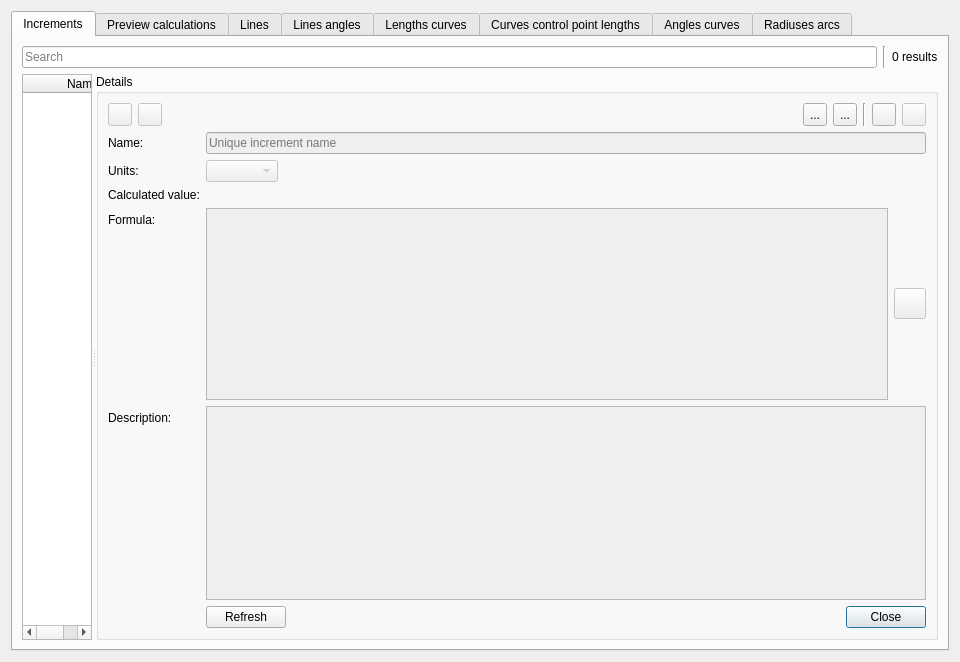
<?xml version="1.0" encoding="UTF-8"?>
<ui version="4.0">
 <class>DialogIncrements</class>
 <widget class="QDialog" name="DialogIncrements">
  <property name="geometry">
   <rect>
    <x>0</x>
    <y>0</y>
    <width>960</width>
    <height>576</height>
   </rect>
  </property>
  <property name="minimumSize">
   <size>
    <width>800</width>
    <height>0</height>
   </size>
  </property>
  <property name="windowTitle">
   <string>Tables of Variables</string>
  </property>
  <property name="windowIcon">
   <iconset resource="../../../libs/vmisc/share/resources/icon.qrc">
    <normaloff>:/icon/64x64/icon64x64.png</normaloff>:/icon/64x64/icon64x64.png</iconset>
  </property>
  <property name="locale">
   <locale language="English" country="UnitedStates"/>
  </property>
  <layout class="QVBoxLayout" name="verticalLayout">
   <item>
    <widget class="QTabWidget" name="tabWidget">
     <property name="sizePolicy">
      <sizepolicy hsizetype="Expanding" vsizetype="Expanding">
       <horstretch>1</horstretch>
       <verstretch>0</verstretch>
      </sizepolicy>
     </property>
     <property name="tabPosition">
      <enum>QTabWidget::TabPosition::North</enum>
     </property>
     <property name="currentIndex">
      <number>0</number>
     </property>
     <widget class="QWidget" name="tabIncrements">
      <attribute name="title">
       <string>Increments</string>
      </attribute>
      <attribute name="toolTip">
       <string>Increments</string>
      </attribute>
      <layout class="QVBoxLayout" name="verticalLayout_4">
       <item>
        <layout class="QHBoxLayout" name="horizontalLayout_4">
         <item>
          <widget class="QLineEdit" name="lineEditFind">
           <property name="enabled">
            <bool>true</bool>
           </property>
           <property name="placeholderText">
            <string>Search</string>
           </property>
          </widget>
         </item>
         <item>
          <widget class="Line" name="line_3">
           <property name="orientation">
            <enum>Qt::Orientation::Vertical</enum>
           </property>
          </widget>
         </item>
         <item>
          <widget class="QLabel" name="labelResults">
           <property name="text">
            <string>0 results</string>
           </property>
          </widget>
         </item>
        </layout>
       </item>
       <item>
        <widget class="QSplitter" name="splitter">
         <property name="sizePolicy">
          <sizepolicy hsizetype="Expanding" vsizetype="Expanding">
           <horstretch>0</horstretch>
           <verstretch>1</verstretch>
          </sizepolicy>
         </property>
         <property name="orientation">
          <enum>Qt::Orientation::Horizontal</enum>
         </property>
         <property name="childrenCollapsible">
          <bool>false</bool>
         </property>
         <widget class="QTableWidget" name="tableWidgetIncrement">
          <property name="sizePolicy">
           <sizepolicy hsizetype="Expanding" vsizetype="Expanding">
            <horstretch>0</horstretch>
            <verstretch>8</verstretch>
           </sizepolicy>
          </property>
          <property name="minimumSize">
           <size>
            <width>0</width>
            <height>150</height>
           </size>
          </property>
          <property name="alternatingRowColors">
           <bool>true</bool>
          </property>
          <property name="selectionMode">
           <enum>QAbstractItemView::SelectionMode::SingleSelection</enum>
          </property>
          <property name="selectionBehavior">
           <enum>QAbstractItemView::SelectionBehavior::SelectRows</enum>
          </property>
          <property name="sortingEnabled">
           <bool>false</bool>
          </property>
          <property name="wordWrap">
           <bool>true</bool>
          </property>
          <attribute name="horizontalHeaderCascadingSectionResizes">
           <bool>false</bool>
          </attribute>
          <attribute name="horizontalHeaderMinimumSectionSize">
           <number>70</number>
          </attribute>
          <attribute name="horizontalHeaderDefaultSectionSize">
           <number>120</number>
          </attribute>
          <attribute name="horizontalHeaderShowSortIndicator" stdset="0">
           <bool>false</bool>
          </attribute>
          <attribute name="horizontalHeaderStretchLastSection">
           <bool>true</bool>
          </attribute>
          <attribute name="verticalHeaderVisible">
           <bool>false</bool>
          </attribute>
          <attribute name="verticalHeaderCascadingSectionResizes">
           <bool>false</bool>
          </attribute>
          <attribute name="verticalHeaderMinimumSectionSize">
           <number>8</number>
          </attribute>
          <attribute name="verticalHeaderDefaultSectionSize">
           <number>25</number>
          </attribute>
          <attribute name="verticalHeaderStretchLastSection">
           <bool>false</bool>
          </attribute>
          <column>
           <property name="text">
            <string>Name</string>
           </property>
          </column>
          <column>
           <property name="text">
            <string>The calculated value</string>
           </property>
          </column>
          <column>
           <property name="text">
            <string>Formula</string>
           </property>
          </column>
         </widget>
         <widget class="QGroupBox" name="groupBoxDetails">
          <property name="sizePolicy">
           <sizepolicy hsizetype="Preferred" vsizetype="Minimum">
            <horstretch>0</horstretch>
            <verstretch>4</verstretch>
           </sizepolicy>
          </property>
          <property name="toolTip">
           <string>Details</string>
          </property>
          <property name="title">
           <string>Details</string>
          </property>
          <layout class="QFormLayout" name="formLayout">
           <property name="fieldGrowthPolicy">
            <enum>QFormLayout::FieldGrowthPolicy::ExpandingFieldsGrow</enum>
           </property>
           <item row="0" column="0">
            <layout class="QHBoxLayout" name="horizontalLayout">
             <item alignment="Qt::AlignmentFlag::AlignLeft">
              <widget class="QToolButton" name="toolButtonUp">
               <property name="enabled">
                <bool>false</bool>
               </property>
               <property name="toolTip">
                <string>Move measurement up</string>
               </property>
               <property name="text">
                <string notr="true"/>
               </property>
              </widget>
             </item>
             <item alignment="Qt::AlignmentFlag::AlignLeft">
              <widget class="QToolButton" name="toolButtonDown">
               <property name="enabled">
                <bool>false</bool>
               </property>
               <property name="toolTip">
                <string>Move measurement down</string>
               </property>
               <property name="text">
                <string notr="true"/>
               </property>
              </widget>
             </item>
             <item>
              <spacer name="horizontalSpacer_2">
               <property name="orientation">
                <enum>Qt::Orientation::Horizontal</enum>
               </property>
               <property name="sizeHint" stdset="0">
                <size>
                 <width>5000</width>
                 <height>20</height>
                </size>
               </property>
              </spacer>
             </item>
            </layout>
           </item>
           <item row="0" column="1">
            <layout class="QHBoxLayout" name="horizontalLayout_3">
             <property name="spacing">
              <number>6</number>
             </property>
             <item>
              <spacer name="horizontalSpacer">
               <property name="orientation">
                <enum>Qt::Orientation::Horizontal</enum>
               </property>
               <property name="sizeHint" stdset="0">
                <size>
                 <width>5000</width>
                 <height>20</height>
                </size>
               </property>
              </spacer>
             </item>
             <item>
              <widget class="QToolButton" name="toolButtonExportIncrementsCSV">
               <property name="maximumSize">
                <size>
                 <width>24</width>
                 <height>24</height>
                </size>
               </property>
               <property name="toolTip">
                <string>Export to CSV</string>
               </property>
               <property name="text">
                <string notr="true">...</string>
               </property>
              </widget>
             </item>
             <item>
              <widget class="QToolButton" name="toolButtonImportIncrementsCSV">
               <property name="maximumSize">
                <size>
                 <width>24</width>
                 <height>24</height>
                </size>
               </property>
               <property name="toolTip">
                <string>Import from CSV</string>
               </property>
               <property name="text">
                <string notr="true">...</string>
               </property>
              </widget>
             </item>
             <item>
              <widget class="Line" name="line_7">
               <property name="orientation">
                <enum>Qt::Orientation::Vertical</enum>
               </property>
              </widget>
             </item>
             <item alignment="Qt::AlignmentFlag::AlignRight">
              <widget class="QToolButton" name="toolButtonAdd">
               <property name="sizePolicy">
                <sizepolicy hsizetype="Fixed" vsizetype="Fixed">
                 <horstretch>0</horstretch>
                 <verstretch>0</verstretch>
                </sizepolicy>
               </property>
               <property name="text">
                <string notr="true"/>
               </property>
              </widget>
             </item>
             <item alignment="Qt::AlignmentFlag::AlignLeft">
              <widget class="QToolButton" name="toolButtonRemove">
               <property name="enabled">
                <bool>false</bool>
               </property>
               <property name="text">
                <string notr="true"/>
               </property>
              </widget>
             </item>
            </layout>
           </item>
           <item row="2" column="0">
            <widget class="QLabel" name="label">
             <property name="text">
              <string>Name:</string>
             </property>
            </widget>
           </item>
           <item row="2" column="1">
            <widget class="QLineEdit" name="lineEditName">
             <property name="enabled">
              <bool>false</bool>
             </property>
             <property name="placeholderText">
              <string>Unique increment name</string>
             </property>
            </widget>
           </item>
           <item row="4" column="0">
            <widget class="QLabel" name="labelIncrementUnits">
             <property name="text">
              <string>Units:</string>
             </property>
            </widget>
           </item>
           <item row="7" column="0">
            <widget class="QLabel" name="labelCalculated">
             <property name="text">
              <string>Calculated value:</string>
             </property>
            </widget>
           </item>
           <item row="7" column="1">
            <widget class="QLabel" name="labelCalculatedValue">
             <property name="text">
              <string notr="true"/>
             </property>
            </widget>
           </item>
           <item row="8" column="0">
            <widget class="QLabel" name="labelFormula">
             <property name="text">
              <string>Formula:</string>
             </property>
            </widget>
           </item>
           <item row="8" column="1">
            <layout class="QHBoxLayout" name="horizontalLayoutValue">
             <item>
              <widget class="VPlainTextEdit" name="plainTextEditFormula">
               <property name="enabled">
                <bool>false</bool>
               </property>
               <property name="sizePolicy">
                <sizepolicy hsizetype="Expanding" vsizetype="Expanding">
                 <horstretch>0</horstretch>
                 <verstretch>1</verstretch>
                </sizepolicy>
               </property>
               <property name="minimumSize">
                <size>
                 <width>0</width>
                 <height>28</height>
                </size>
               </property>
               <property name="toolTip">
                <string>Calculation</string>
               </property>
               <property name="tabChangesFocus">
                <bool>true</bool>
               </property>
              </widget>
             </item>
             <item>
              <widget class="QToolButton" name="toolButtonExpr">
               <property name="enabled">
                <bool>false</bool>
               </property>
               <property name="toolTip">
                <string>Formula wizard</string>
               </property>
               <property name="text">
                <string notr="true"/>
               </property>
               <property name="iconSize">
                <size>
                 <width>24</width>
                 <height>24</height>
                </size>
               </property>
              </widget>
             </item>
            </layout>
           </item>
           <item row="10" column="0">
            <widget class="QLabel" name="label_7">
             <property name="text">
              <string>Description:</string>
             </property>
            </widget>
           </item>
           <item row="10" column="1">
            <widget class="VPlainTextEdit" name="plainTextEditDescription">
             <property name="enabled">
              <bool>false</bool>
             </property>
             <property name="sizePolicy">
              <sizepolicy hsizetype="Expanding" vsizetype="Expanding">
               <horstretch>0</horstretch>
               <verstretch>1</verstretch>
              </sizepolicy>
             </property>
             <property name="minimumSize">
              <size>
               <width>0</width>
               <height>28</height>
              </size>
             </property>
            </widget>
           </item>
           <item row="13" column="1">
            <layout class="QHBoxLayout" name="horizontalLayout_5">
             <item>
              <widget class="QPushButton" name="pushButtonRefresh">
               <property name="toolTip">
                <string>Refresh a pattern with all changes you made</string>
               </property>
               <property name="text">
                <string>Refresh</string>
               </property>
               <property name="autoDefault">
                <bool>false</bool>
               </property>
              </widget>
             </item>
             <item>
              <spacer name="horizontalSpacer_3">
               <property name="orientation">
                <enum>Qt::Orientation::Horizontal</enum>
               </property>
               <property name="sizeHint" stdset="0">
                <size>
                 <width>40</width>
                 <height>20</height>
                </size>
               </property>
              </spacer>
             </item>
             <item>
              <widget class="QDialogButtonBox" name="buttonBox">
               <property name="standardButtons">
                <set>QDialogButtonBox::StandardButton::Close</set>
               </property>
              </widget>
             </item>
            </layout>
           </item>
           <item row="4" column="1">
            <widget class="QComboBox" name="comboBoxIncrementUnits">
             <property name="enabled">
              <bool>false</bool>
             </property>
             <property name="sizePolicy">
              <sizepolicy hsizetype="Preferred" vsizetype="Minimum">
               <horstretch>0</horstretch>
               <verstretch>0</verstretch>
              </sizepolicy>
             </property>
             <property name="editable">
              <bool>false</bool>
             </property>
             <property name="sizeAdjustPolicy">
              <enum>QComboBox::SizeAdjustPolicy::AdjustToContents</enum>
             </property>
            </widget>
           </item>
          </layout>
         </widget>
        </widget>
       </item>
      </layout>
     </widget>
     <widget class="QWidget" name="tabPreviewCalculations">
      <attribute name="title">
       <string>Preview calculations</string>
      </attribute>
      <attribute name="toolTip">
       <string>Preview calculations</string>
      </attribute>
      <layout class="QVBoxLayout" name="verticalLayout_2">
       <item>
        <layout class="QHBoxLayout" name="horizontalLayout_8">
         <item>
          <widget class="QLineEdit" name="lineEditFindPC">
           <property name="enabled">
            <bool>true</bool>
           </property>
           <property name="placeholderText">
            <string>Search</string>
           </property>
          </widget>
         </item>
         <item>
          <widget class="Line" name="line_4">
           <property name="orientation">
            <enum>Qt::Orientation::Vertical</enum>
           </property>
          </widget>
         </item>
         <item>
          <widget class="QLabel" name="labelResultsPC">
           <property name="text">
            <string>0 results</string>
           </property>
          </widget>
         </item>
        </layout>
       </item>
       <item>
        <widget class="QSplitter" name="splitter_2">
         <property name="sizePolicy">
          <sizepolicy hsizetype="Expanding" vsizetype="Expanding">
           <horstretch>0</horstretch>
           <verstretch>1</verstretch>
          </sizepolicy>
         </property>
         <property name="orientation">
          <enum>Qt::Orientation::Horizontal</enum>
         </property>
         <property name="childrenCollapsible">
          <bool>false</bool>
         </property>
         <widget class="QTableWidget" name="tableWidgetPC">
          <property name="sizePolicy">
           <sizepolicy hsizetype="Expanding" vsizetype="Expanding">
            <horstretch>0</horstretch>
            <verstretch>8</verstretch>
           </sizepolicy>
          </property>
          <property name="minimumSize">
           <size>
            <width>0</width>
            <height>150</height>
           </size>
          </property>
          <property name="alternatingRowColors">
           <bool>true</bool>
          </property>
          <property name="selectionMode">
           <enum>QAbstractItemView::SelectionMode::SingleSelection</enum>
          </property>
          <property name="selectionBehavior">
           <enum>QAbstractItemView::SelectionBehavior::SelectRows</enum>
          </property>
          <property name="sortingEnabled">
           <bool>false</bool>
          </property>
          <property name="wordWrap">
           <bool>true</bool>
          </property>
          <attribute name="horizontalHeaderCascadingSectionResizes">
           <bool>false</bool>
          </attribute>
          <attribute name="horizontalHeaderMinimumSectionSize">
           <number>70</number>
          </attribute>
          <attribute name="horizontalHeaderDefaultSectionSize">
           <number>120</number>
          </attribute>
          <attribute name="horizontalHeaderShowSortIndicator" stdset="0">
           <bool>false</bool>
          </attribute>
          <attribute name="horizontalHeaderStretchLastSection">
           <bool>true</bool>
          </attribute>
          <attribute name="verticalHeaderVisible">
           <bool>false</bool>
          </attribute>
          <attribute name="verticalHeaderCascadingSectionResizes">
           <bool>false</bool>
          </attribute>
          <attribute name="verticalHeaderMinimumSectionSize">
           <number>8</number>
          </attribute>
          <attribute name="verticalHeaderDefaultSectionSize">
           <number>25</number>
          </attribute>
          <attribute name="verticalHeaderStretchLastSection">
           <bool>false</bool>
          </attribute>
          <column>
           <property name="text">
            <string>Name</string>
           </property>
          </column>
          <column>
           <property name="text">
            <string>The calculated value</string>
           </property>
          </column>
          <column>
           <property name="text">
            <string>Formula</string>
           </property>
          </column>
         </widget>
         <widget class="QGroupBox" name="groupBoxDetails_2">
          <property name="sizePolicy">
           <sizepolicy hsizetype="Preferred" vsizetype="Minimum">
            <horstretch>0</horstretch>
            <verstretch>4</verstretch>
           </sizepolicy>
          </property>
          <property name="toolTip">
           <string>Details</string>
          </property>
          <property name="title">
           <string>Details</string>
          </property>
          <layout class="QFormLayout" name="formLayout_2">
           <property name="fieldGrowthPolicy">
            <enum>QFormLayout::FieldGrowthPolicy::ExpandingFieldsGrow</enum>
           </property>
           <item row="0" column="0">
            <layout class="QHBoxLayout" name="horizontalLayout_2">
             <item alignment="Qt::AlignmentFlag::AlignLeft">
              <widget class="QToolButton" name="toolButtonUpPC">
               <property name="enabled">
                <bool>false</bool>
               </property>
               <property name="toolTip">
                <string>Move measurement up</string>
               </property>
               <property name="text">
                <string notr="true"/>
               </property>
              </widget>
             </item>
             <item alignment="Qt::AlignmentFlag::AlignLeft">
              <widget class="QToolButton" name="toolButtonDownPC">
               <property name="enabled">
                <bool>false</bool>
               </property>
               <property name="toolTip">
                <string>Move measurement down</string>
               </property>
               <property name="text">
                <string notr="true"/>
               </property>
              </widget>
             </item>
             <item>
              <spacer name="horizontalSpacer_4">
               <property name="orientation">
                <enum>Qt::Orientation::Horizontal</enum>
               </property>
               <property name="sizeHint" stdset="0">
                <size>
                 <width>5000</width>
                 <height>20</height>
                </size>
               </property>
              </spacer>
             </item>
            </layout>
           </item>
           <item row="0" column="1">
            <layout class="QHBoxLayout" name="horizontalLayout_6">
             <property name="spacing">
              <number>6</number>
             </property>
             <item>
              <spacer name="horizontalSpacer_5">
               <property name="orientation">
                <enum>Qt::Orientation::Horizontal</enum>
               </property>
               <property name="sizeHint" stdset="0">
                <size>
                 <width>5000</width>
                 <height>20</height>
                </size>
               </property>
              </spacer>
             </item>
             <item>
              <widget class="QToolButton" name="toolButtonExportIncrementsCSVPC">
               <property name="maximumSize">
                <size>
                 <width>24</width>
                 <height>24</height>
                </size>
               </property>
               <property name="toolTip">
                <string>Export to CSV</string>
               </property>
               <property name="text">
                <string notr="true">...</string>
               </property>
              </widget>
             </item>
             <item>
              <widget class="QToolButton" name="toolButtonImportIncrementsCSVPC">
               <property name="toolTip">
                <string>Import from CSV</string>
               </property>
               <property name="text">
                <string notr="true">...</string>
               </property>
              </widget>
             </item>
             <item>
              <widget class="Line" name="line_8">
               <property name="orientation">
                <enum>Qt::Orientation::Vertical</enum>
               </property>
              </widget>
             </item>
             <item alignment="Qt::AlignmentFlag::AlignRight">
              <widget class="QToolButton" name="toolButtonAddPC">
               <property name="sizePolicy">
                <sizepolicy hsizetype="Fixed" vsizetype="Fixed">
                 <horstretch>0</horstretch>
                 <verstretch>0</verstretch>
                </sizepolicy>
               </property>
               <property name="text">
                <string notr="true"/>
               </property>
              </widget>
             </item>
             <item alignment="Qt::AlignmentFlag::AlignLeft">
              <widget class="QToolButton" name="toolButtonRemovePC">
               <property name="enabled">
                <bool>false</bool>
               </property>
               <property name="text">
                <string notr="true"/>
               </property>
              </widget>
             </item>
            </layout>
           </item>
           <item row="2" column="0">
            <widget class="QLabel" name="label_2">
             <property name="text">
              <string>Name:</string>
             </property>
            </widget>
           </item>
           <item row="2" column="1">
            <widget class="QLineEdit" name="lineEditNamePC">
             <property name="enabled">
              <bool>false</bool>
             </property>
             <property name="placeholderText">
              <string>Unique variable name</string>
             </property>
            </widget>
           </item>
           <item row="5" column="0">
            <widget class="QLabel" name="labelCalculatedPC">
             <property name="text">
              <string>Calculated value:</string>
             </property>
            </widget>
           </item>
           <item row="5" column="1">
            <widget class="QLabel" name="labelCalculatedValuePC">
             <property name="text">
              <string notr="true"/>
             </property>
            </widget>
           </item>
           <item row="7" column="0">
            <widget class="QLabel" name="labelFormulaPC">
             <property name="text">
              <string>Formula:</string>
             </property>
            </widget>
           </item>
           <item row="7" column="1">
            <layout class="QHBoxLayout" name="horizontalLayoutValue_2">
             <item>
              <widget class="VPlainTextEdit" name="plainTextEditFormulaPC">
               <property name="enabled">
                <bool>false</bool>
               </property>
               <property name="sizePolicy">
                <sizepolicy hsizetype="Expanding" vsizetype="Expanding">
                 <horstretch>0</horstretch>
                 <verstretch>1</verstretch>
                </sizepolicy>
               </property>
               <property name="minimumSize">
                <size>
                 <width>0</width>
                 <height>28</height>
                </size>
               </property>
               <property name="toolTip">
                <string>Calculation</string>
               </property>
               <property name="tabChangesFocus">
                <bool>true</bool>
               </property>
              </widget>
             </item>
             <item>
              <widget class="QToolButton" name="toolButtonExprPC">
               <property name="enabled">
                <bool>false</bool>
               </property>
               <property name="toolTip">
                <string>Formula wizard</string>
               </property>
               <property name="text">
                <string notr="true"/>
               </property>
               <property name="iconSize">
                <size>
                 <width>24</width>
                 <height>24</height>
                </size>
               </property>
              </widget>
             </item>
            </layout>
           </item>
           <item row="9" column="0">
            <widget class="QLabel" name="label_8">
             <property name="text">
              <string>Description:</string>
             </property>
            </widget>
           </item>
           <item row="9" column="1">
            <widget class="VPlainTextEdit" name="plainTextEditDescriptionPC">
             <property name="enabled">
              <bool>false</bool>
             </property>
             <property name="sizePolicy">
              <sizepolicy hsizetype="Expanding" vsizetype="Expanding">
               <horstretch>0</horstretch>
               <verstretch>1</verstretch>
              </sizepolicy>
             </property>
             <property name="minimumSize">
              <size>
               <width>0</width>
               <height>28</height>
              </size>
             </property>
            </widget>
           </item>
           <item row="12" column="1">
            <layout class="QHBoxLayout" name="horizontalLayout_7">
             <item>
              <spacer name="horizontalSpacer_6">
               <property name="orientation">
                <enum>Qt::Orientation::Horizontal</enum>
               </property>
               <property name="sizeHint" stdset="0">
                <size>
                 <width>40</width>
                 <height>20</height>
                </size>
               </property>
              </spacer>
             </item>
             <item>
              <widget class="QPushButton" name="pushButtonRefreshPC">
               <property name="toolTip">
                <string>Refresh a pattern with all changes you made</string>
               </property>
               <property name="text">
                <string>Refresh</string>
               </property>
               <property name="autoDefault">
                <bool>false</bool>
               </property>
              </widget>
             </item>
            </layout>
           </item>
           <item row="3" column="0">
            <widget class="QLabel" name="labelPreviewCalculationUnits">
             <property name="text">
              <string>Units:</string>
             </property>
            </widget>
           </item>
           <item row="3" column="1">
            <widget class="QComboBox" name="comboBoxPreviewCalculationUnits">
             <property name="enabled">
              <bool>false</bool>
             </property>
            </widget>
           </item>
          </layout>
         </widget>
        </widget>
       </item>
      </layout>
     </widget>
     <widget class="QWidget" name="tab_3">
      <attribute name="title">
       <string>Lines</string>
      </attribute>
      <attribute name="toolTip">
       <string>Lines</string>
      </attribute>
      <layout class="QGridLayout" name="gridLayout_3">
       <item row="0" column="0">
        <widget class="QTableWidget" name="tableWidgetLines">
         <property name="editTriggers">
          <set>QAbstractItemView::EditTrigger::NoEditTriggers</set>
         </property>
         <property name="alternatingRowColors">
          <bool>true</bool>
         </property>
         <attribute name="horizontalHeaderCascadingSectionResizes">
          <bool>false</bool>
         </attribute>
         <attribute name="horizontalHeaderDefaultSectionSize">
          <number>137</number>
         </attribute>
         <attribute name="horizontalHeaderStretchLastSection">
          <bool>false</bool>
         </attribute>
         <attribute name="verticalHeaderVisible">
          <bool>false</bool>
         </attribute>
         <column>
          <property name="text">
           <string>Line</string>
          </property>
         </column>
         <column>
          <property name="text">
           <string>Length</string>
          </property>
         </column>
        </widget>
       </item>
      </layout>
     </widget>
     <widget class="QWidget" name="tab">
      <attribute name="title">
       <string>Lines angles</string>
      </attribute>
      <attribute name="toolTip">
       <string>Lines angles</string>
      </attribute>
      <layout class="QGridLayout" name="gridLayout_6">
       <item row="0" column="0">
        <widget class="QTableWidget" name="tableWidgetLinesAngles">
         <property name="editTriggers">
          <set>QAbstractItemView::EditTrigger::NoEditTriggers</set>
         </property>
         <property name="alternatingRowColors">
          <bool>true</bool>
         </property>
         <attribute name="horizontalHeaderCascadingSectionResizes">
          <bool>false</bool>
         </attribute>
         <attribute name="horizontalHeaderDefaultSectionSize">
          <number>137</number>
         </attribute>
         <attribute name="horizontalHeaderStretchLastSection">
          <bool>false</bool>
         </attribute>
         <attribute name="verticalHeaderVisible">
          <bool>false</bool>
         </attribute>
         <column>
          <property name="text">
           <string>Line</string>
          </property>
         </column>
         <column>
          <property name="text">
           <string>Angle</string>
          </property>
         </column>
        </widget>
       </item>
      </layout>
     </widget>
     <widget class="QWidget" name="tab_4">
      <attribute name="title">
       <string>Lengths curves</string>
      </attribute>
      <attribute name="toolTip">
       <string>Lengths curves</string>
      </attribute>
      <layout class="QGridLayout" name="gridLayout_4">
       <item row="0" column="0">
        <widget class="QTableWidget" name="tableWidgetSplines">
         <property name="editTriggers">
          <set>QAbstractItemView::EditTrigger::NoEditTriggers</set>
         </property>
         <property name="alternatingRowColors">
          <bool>true</bool>
         </property>
         <attribute name="horizontalHeaderCascadingSectionResizes">
          <bool>false</bool>
         </attribute>
         <attribute name="horizontalHeaderDefaultSectionSize">
          <number>137</number>
         </attribute>
         <attribute name="horizontalHeaderStretchLastSection">
          <bool>false</bool>
         </attribute>
         <attribute name="verticalHeaderVisible">
          <bool>false</bool>
         </attribute>
         <column>
          <property name="text">
           <string>Curve</string>
          </property>
         </column>
         <column>
          <property name="text">
           <string>Length</string>
          </property>
         </column>
        </widget>
       </item>
      </layout>
     </widget>
     <widget class="QWidget" name="tab_5">
      <attribute name="title">
       <string>Curves control point lengths</string>
      </attribute>
      <attribute name="toolTip">
       <string>Curves control point lengths</string>
      </attribute>
      <layout class="QVBoxLayout" name="verticalLayout_3">
       <item>
        <widget class="QTableWidget" name="tableWidgetCLength">
         <property name="editTriggers">
          <set>QAbstractItemView::EditTrigger::NoEditTriggers</set>
         </property>
         <property name="alternatingRowColors">
          <bool>true</bool>
         </property>
         <attribute name="horizontalHeaderCascadingSectionResizes">
          <bool>false</bool>
         </attribute>
         <attribute name="horizontalHeaderDefaultSectionSize">
          <number>137</number>
         </attribute>
         <attribute name="horizontalHeaderStretchLastSection">
          <bool>false</bool>
         </attribute>
         <attribute name="verticalHeaderVisible">
          <bool>false</bool>
         </attribute>
         <column>
          <property name="text">
           <string>Curve</string>
          </property>
         </column>
         <column>
          <property name="text">
           <string>Length</string>
          </property>
         </column>
        </widget>
       </item>
      </layout>
     </widget>
     <widget class="QWidget" name="tab_6">
      <attribute name="title">
       <string>Angles curves</string>
      </attribute>
      <attribute name="toolTip">
       <string>Angles curves</string>
      </attribute>
      <layout class="QGridLayout" name="gridLayout_8">
       <item row="0" column="0">
        <widget class="QTableWidget" name="tableWidgetAnglesCurves">
         <property name="editTriggers">
          <set>QAbstractItemView::EditTrigger::NoEditTriggers</set>
         </property>
         <property name="alternatingRowColors">
          <bool>true</bool>
         </property>
         <attribute name="horizontalHeaderCascadingSectionResizes">
          <bool>false</bool>
         </attribute>
         <attribute name="horizontalHeaderDefaultSectionSize">
          <number>137</number>
         </attribute>
         <attribute name="horizontalHeaderStretchLastSection">
          <bool>false</bool>
         </attribute>
         <attribute name="verticalHeaderVisible">
          <bool>false</bool>
         </attribute>
         <column>
          <property name="text">
           <string>Curve</string>
          </property>
         </column>
         <column>
          <property name="text">
           <string>Angle</string>
          </property>
         </column>
        </widget>
       </item>
      </layout>
     </widget>
     <widget class="QWidget" name="tab_2">
      <attribute name="title">
       <string>Radiuses arcs</string>
      </attribute>
      <attribute name="toolTip">
       <string>Radiuses arcs</string>
      </attribute>
      <layout class="QGridLayout" name="gridLayout_7">
       <item row="0" column="0">
        <widget class="QTableWidget" name="tableWidgetRadiusesArcs">
         <property name="editTriggers">
          <set>QAbstractItemView::EditTrigger::NoEditTriggers</set>
         </property>
         <property name="alternatingRowColors">
          <bool>true</bool>
         </property>
         <attribute name="horizontalHeaderCascadingSectionResizes">
          <bool>false</bool>
         </attribute>
         <attribute name="horizontalHeaderDefaultSectionSize">
          <number>137</number>
         </attribute>
         <attribute name="horizontalHeaderStretchLastSection">
          <bool>false</bool>
         </attribute>
         <attribute name="verticalHeaderVisible">
          <bool>false</bool>
         </attribute>
         <column>
          <property name="text">
           <string>Arc</string>
          </property>
         </column>
         <column>
          <property name="text">
           <string>Radius</string>
          </property>
         </column>
        </widget>
       </item>
      </layout>
     </widget>
    </widget>
   </item>
  </layout>
 </widget>
 <customwidgets>
  <customwidget>
   <class>VPlainTextEdit</class>
   <extends>QPlainTextEdit</extends>
   <header>../vwidgets/vplaintextedit.h</header>
  </customwidget>
 </customwidgets>
 <tabstops>
  <tabstop>tableWidgetIncrement</tabstop>
  <tabstop>toolButtonAdd</tabstop>
  <tabstop>toolButtonRemove</tabstop>
  <tabstop>tableWidgetLines</tabstop>
  <tabstop>tableWidgetSplines</tabstop>
 </tabstops>
 <resources>
  <include location="../../../libs/vmisc/share/resources/icon.qrc"/>
 </resources>
 <connections/>
</ui>
